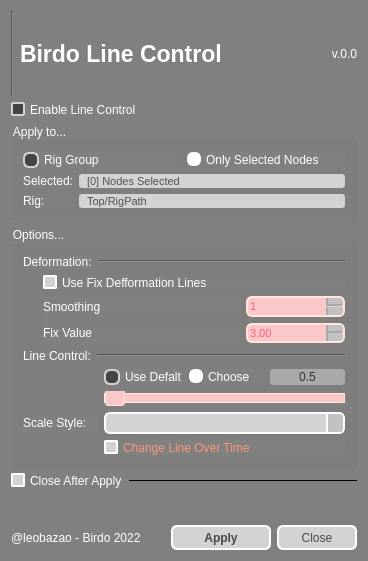
<?xml version="1.0" encoding="UTF-8"?>
<ui version="4.0">
 <class>Form</class>
 <widget class="QWidget" name="Form">
  <property name="geometry">
   <rect>
    <x>0</x>
    <y>0</y>
    <width>368</width>
    <height>561</height>
   </rect>
  </property>
  <property name="windowTitle">
   <string>Birdo Line Control</string>
  </property>
  <property name="styleSheet">
   <string notr="true">QWidget{	
	background-color: gray;
}

QLabel{
	color: white;
}

QLabel:disabled {
	color: lightgray;
}

QGroupBox {
	color: white;
}

QGroupBox:disabled {
	color: lightgray;
}

QRadioButton {
	color: white;
    spacing: 5px;
}

QRadioButton::indicator::unchecked{ 
	border: 2px solid white;
	border-radius: 6px;
	background-color: white;
	width: 10px;
	height: 10px;
}

QRadioButton::indicator::checked{
	border: 2px solid lightgray;
	border-radius: 6px;
	background-color: rgb(68, 68, 68);
	width: 12px;
	height: 12px;
}

QRadioButton:disabled{
	color: rgb(250, 150, 120);
}

QRadioButton::indicator:disabled{
	background-color: rgb(214, 214, 214);
}

QSpinBox {
	color: black;
    border: 2px solid white;
	border-radius: 6px;
	background-color: lightgray;
}

QSpinBox::up-button {
    width: 15px;
	background-color: rgb(194, 194, 194);
    border-left: 2px solid darkgray;
	border-bottom: 2px solid darkgray;
    border-top-right-radius: 3px; /* same radius as the QSpinBox */
    border-bottom-right-radius: 3px;
}

QSpinBox::down-button {
    width: 15px;
	background-color: rgb(194, 194, 194);
    border-left: 2px solid darkgray;
	border-up: 2px solid darkgray;
    border-top-right-radius: 3px; /* same radius as the QSpinBox */
    border-bottom-right-radius: 3px;
}

QSpinBox:hover{
    border: 2px solid #05B8CC;
    color: white;
}

QSpinBox:disabled{
	color: rgb(250, 90, 120);
	background-color: rgb(250, 200, 200);
	border-color: rgb(255, 230, 220);
}

QCheckBox {
	color: white;
    spacing: 5px;
}

QCheckBox::indicator:unchecked {
    border: 2px solid white;
	border-radius: 2px;
	background-color: lightgray;
}

QCheckBox::indicator:checked {
    border: 2px solid lightgray;
	border-radius: 1px;
	background-color: rgb(68, 68, 68);
}

QCheckBox:disabled{
	color: rgb(250, 150, 120);
}

QCheckBox::indicator:checked:disabled {
    color: rgb(250, 90, 120);
	background-color: rgb(250, 200, 200);
	border-color: rgb(255, 230, 220);
}

QDoubleSpinBox {
	color: black;
    border: 2px solid white;
	border-radius: 6px;
	background-color: lightgray;
}

QDoubleSpinBox::up-button {
    width: 15px;
	background-color: rgb(194, 194, 194);
    border-left: 2px solid darkgray;
	border-bottom: 2px solid darkgray;
    border-top-right-radius: 3px; /* same radius as the QSpinBox */
    border-bottom-right-radius: 3px;
}

QDoubleSpinBox::down-button {
    width: 15px;
	background-color: rgb(194, 194, 194);
    border-left: 2px solid darkgray;
	border-up: 2px solid darkgray;
    border-top-right-radius: 3px; /* same radius as the QSpinBox */
    border-bottom-right-radius: 3px;
}

QDoubleSpinBox:hover{
    border: 2px solid #05B8CC;
    color: white;
}

QDoubleSpinBox:disabled{
	color: rgb(250, 90, 120);
	background-color: rgb(250, 200, 200);
	border-color: rgb(255, 230, 220);
}

QComboBox {
	color: black;
    border: 2px solid white;
    border-radius: 6px;
    padding: 1px 18px 1px 3px;
    min-width: 6em;
}

QComboBox::down-arrow {
      image: null;
}

QComboBox:editable{
	background: rgb(212, 210, 229);
}

QComboBox:!editable, QComboBox::drop-down:editable {
     background: lightgray;
}

QComboBox:on { /* shift the text when the popup opens */
    padding-top: 3px;
    padding-left: 4px;
}

QComboBox::drop-down {
    width: 15px;
	background-color: rgb(194, 194, 194);
    border-left-width: 2px;
    border-left-color: white;
    border-left-style: solid; /* just a single line */
    border-top-right-radius: 3px; /* same radius as the QComboBox */
    border-bottom-right-radius: 3px;
}

QComboBox:hover{
    border: 2px solid #05B8CC;
    color: gray;
}

QComboBox QAbstractItemView{
    border: 2px solid white;
	border-radius: 10px;
    color: gray;
	background-color: lightgray;
    selection-background-color: #05B8CC;
	selection-color: white;
	selection-item-border-radius: 2px;
	padding: 3px 3px ;
}

QComboBox:disabled{
	color: rgb(250, 90, 120);
	background-color: rgb(250, 200, 200);
	border-color: gray;
}

QScrollArea{
	border-radius: 5px;
	border: none;
}

QScrollBar::handle {
	border-radius: 10px;
 	border: none;
	background-color: #05B8CC;
	width: 5px;
}

QScrollBar::add-page{ 
	border: none;
    background-color: transparent;
}

QScrollBar::sub-page {
    background-color: transparent;
	border: none;
}

QScrollBar::add-line {
    border: none;
    background-color: transparent;
}

QScrollBar::sub-line {
    border: none;
    background-color: transparent;
}

QScrollBar:arrow{
	border: none;
	background: transparent;
	color: none;
	image: none;
}
</string>
  </property>
  <layout class="QVBoxLayout" name="verticalLayout_3">
   <item>
    <layout class="QHBoxLayout" name="horizontalLayout_3">
     <item>
      <widget class="Line" name="line">
       <property name="orientation">
        <enum>Qt::Vertical</enum>
       </property>
      </widget>
     </item>
     <item>
      <widget class="QLabel" name="label">
       <property name="font">
        <font>
         <pointsize>17</pointsize>
         <weight>75</weight>
         <bold>true</bold>
        </font>
       </property>
       <property name="toolTip">
        <string>&lt;html&gt;&lt;head/&gt;&lt;body&gt;&lt;p&gt;Controla as linhas da selecao. Escolha RIG ou SELECTED NODE para afetar o rig inteiro do node selecionado, ou somente ele.&lt;/p&gt;&lt;p&gt;OBS: Somente sera possivel ver as mudancas nos valores aqui escolhidos no RenderView mode.&lt;/p&gt;&lt;/body&gt;&lt;/html&gt;</string>
       </property>
       <property name="text">
        <string>Birdo Line Control</string>
       </property>
      </widget>
     </item>
     <item>
      <widget class="QLabel" name="label_version">
       <property name="text">
        <string>v.0.0</string>
       </property>
       <property name="alignment">
        <set>Qt::AlignRight|Qt::AlignTrailing|Qt::AlignVCenter</set>
       </property>
      </widget>
     </item>
    </layout>
   </item>
   <item>
    <widget class="QCheckBox" name="checEnable">
     <property name="toolTip">
      <string>&lt;html&gt;&lt;head/&gt;&lt;body&gt;&lt;p&gt;Ativa e desativa o controle de linha. Se esta opcao for DESATIVADA, os nodes selecionados NAO iram controlar a linha, e usaram as espessuras de linha de origem de cada desenho.&lt;/p&gt;&lt;/body&gt;&lt;/html&gt;</string>
     </property>
     <property name="text">
      <string>Enable Line Control</string>
     </property>
     <property name="checked">
      <bool>true</bool>
     </property>
    </widget>
   </item>
   <item>
    <widget class="QGroupBox" name="gb_node">
     <property name="title">
      <string>Apply to...</string>
     </property>
     <layout class="QGridLayout" name="gridLayout_4">
      <item row="1" column="0" colspan="2">
       <layout class="QGridLayout" name="gridLayout_2" columnstretch="0,2,0">
        <item row="1" column="0">
         <widget class="QLabel" name="label_2">
          <property name="text">
           <string>Rig:</string>
          </property>
         </widget>
        </item>
        <item row="1" column="1" colspan="2">
         <widget class="QLabel" name="labelRigGroup">
          <property name="font">
           <font>
            <pointsize>8</pointsize>
           </font>
          </property>
          <property name="toolTip">
           <string>Caminho do node de destino</string>
          </property>
          <property name="styleSheet">
           <string notr="true">QLabel {
	color: rgb(80, 80, 80);
	background-color: lightgray;
	padding-left: 5px;
	border-radius: 3px;
	border: null;
}

QLabel::hover {
	border: 2px solid #05B8CC;
    color: white;
}</string>
          </property>
          <property name="frameShape">
           <enum>QFrame::NoFrame</enum>
          </property>
          <property name="frameShadow">
           <enum>QFrame::Raised</enum>
          </property>
          <property name="text">
           <string>Top/RigPath</string>
          </property>
         </widget>
        </item>
        <item row="0" column="0">
         <widget class="QLabel" name="label_9">
          <property name="text">
           <string>Selected:</string>
          </property>
         </widget>
        </item>
        <item row="0" column="1" colspan="2">
         <widget class="QLabel" name="labelSelection">
          <property name="font">
           <font>
            <pointsize>8</pointsize>
           </font>
          </property>
          <property name="toolTip">
           <string>Caminho do node de destino</string>
          </property>
          <property name="styleSheet">
           <string notr="true">QLabel {
	color: rgb(80, 80, 80);
	background-color: lightgray;
	padding-left: 5px;
	border-radius: 3px;
	border: null;
}

QLabel::hover {
	border: 2px solid #05B8CC;
    color: white;
}</string>
          </property>
          <property name="frameShape">
           <enum>QFrame::NoFrame</enum>
          </property>
          <property name="frameShadow">
           <enum>QFrame::Raised</enum>
          </property>
          <property name="text">
           <string>[0] Nodes Selected</string>
          </property>
         </widget>
        </item>
       </layout>
      </item>
      <item row="0" column="0">
       <widget class="QRadioButton" name="radioRig">
        <property name="toolTip">
         <string>&lt;html&gt;&lt;head/&gt;&lt;body&gt;&lt;p&gt;Se a selecao de nodes estiver dentro de um grupo, ele reconhece todos nodes de drawings desse grupo (Rig)&lt;/p&gt;&lt;/body&gt;&lt;/html&gt;</string>
        </property>
        <property name="text">
         <string>Rig Group</string>
        </property>
        <property name="checked">
         <bool>true</bool>
        </property>
       </widget>
      </item>
      <item row="0" column="1">
       <widget class="QRadioButton" name="radioSelection">
        <property name="enabled">
         <bool>true</bool>
        </property>
        <property name="toolTip">
         <string>&lt;html&gt;&lt;head/&gt;&lt;body&gt;&lt;p&gt;Afeta somente os nodes selecionados e seus subnodes se houver grupos nessa selecao.&lt;/p&gt;&lt;/body&gt;&lt;/html&gt;</string>
        </property>
        <property name="text">
         <string>Only Selected Nodes</string>
        </property>
       </widget>
      </item>
     </layout>
    </widget>
   </item>
   <item>
    <widget class="QGroupBox" name="gb_options">
     <property name="enabled">
      <bool>true</bool>
     </property>
     <property name="title">
      <string>Options...</string>
     </property>
     <layout class="QVBoxLayout" name="verticalLayout_2">
      <item>
       <layout class="QHBoxLayout" name="horizontalLayout_5" stretch="0,1">
        <item>
         <widget class="QLabel" name="label_3">
          <property name="toolTip">
           <string>Opcoes para controle de linha dos nodes com deform</string>
          </property>
          <property name="text">
           <string>Deformation:</string>
          </property>
         </widget>
        </item>
        <item>
         <widget class="Line" name="line_2">
          <property name="orientation">
           <enum>Qt::Horizontal</enum>
          </property>
         </widget>
        </item>
       </layout>
      </item>
      <item>
       <layout class="QGridLayout" name="gridLayout_3" columnstretch="0,2,1">
        <item row="0" column="0" rowspan="3">
         <spacer name="verticalSpacer">
          <property name="orientation">
           <enum>Qt::Vertical</enum>
          </property>
          <property name="sizeHint" stdset="0">
           <size>
            <width>20</width>
            <height>68</height>
           </size>
          </property>
         </spacer>
        </item>
        <item row="0" column="1" colspan="2">
         <widget class="QCheckBox" name="checkDefLine">
          <property name="toolTip">
           <string>Usar a opcao de melhorar a qualidade de linha nos desenhos com defomation</string>
          </property>
          <property name="text">
           <string>Use Fix Defformation Lines</string>
          </property>
         </widget>
        </item>
        <item row="1" column="1">
         <widget class="QLabel" name="label_6">
          <property name="text">
           <string>Smoothing</string>
          </property>
         </widget>
        </item>
        <item row="1" column="2">
         <widget class="QSpinBox" name="spinSmooth">
          <property name="enabled">
           <bool>false</bool>
          </property>
          <property name="maximumSize">
           <size>
            <width>16777215</width>
            <height>25</height>
           </size>
          </property>
          <property name="font">
           <font>
            <pointsize>8</pointsize>
           </font>
          </property>
          <property name="toolTip">
           <string>Smooth value do controle de linha com deformation</string>
          </property>
          <property name="maximum">
           <number>10</number>
          </property>
          <property name="value">
           <number>1</number>
          </property>
         </widget>
        </item>
        <item row="2" column="1">
         <widget class="QLabel" name="label_7">
          <property name="text">
           <string>Fix Value</string>
          </property>
         </widget>
        </item>
        <item row="2" column="2">
         <widget class="QDoubleSpinBox" name="doubleSpinFix">
          <property name="enabled">
           <bool>false</bool>
          </property>
          <property name="maximumSize">
           <size>
            <width>16777215</width>
            <height>25</height>
           </size>
          </property>
          <property name="font">
           <font>
            <pointsize>8</pointsize>
           </font>
          </property>
          <property name="toolTip">
           <string>valor ca correcao das linhas com Deformation</string>
          </property>
          <property name="maximum">
           <double>100.000000000000000</double>
          </property>
          <property name="singleStep">
           <double>0.100000000000000</double>
          </property>
          <property name="value">
           <double>3.000000000000000</double>
          </property>
         </widget>
        </item>
       </layout>
      </item>
      <item>
       <layout class="QHBoxLayout" name="horizontalLayout_6" stretch="0,1">
        <item>
         <widget class="QLabel" name="label_8">
          <property name="text">
           <string>Line Control:</string>
          </property>
         </widget>
        </item>
        <item>
         <widget class="Line" name="line_3">
          <property name="orientation">
           <enum>Qt::Horizontal</enum>
          </property>
         </widget>
        </item>
       </layout>
      </item>
      <item>
       <layout class="QGridLayout" name="gridLayout" columnstretch="0,0,0,0">
        <item row="0" column="1">
         <widget class="QRadioButton" name="radioDefault">
          <property name="toolTip">
           <string>Usar valor calculado para cena</string>
          </property>
          <property name="text">
           <string>Use Defalt</string>
          </property>
          <property name="checked">
           <bool>true</bool>
          </property>
         </widget>
        </item>
        <item row="1" column="1" colspan="3">
         <widget class="QSlider" name="slidesLineValue">
          <property name="enabled">
           <bool>false</bool>
          </property>
          <property name="toolTip">
           <string>Value slider para escolher valor da linha</string>
          </property>
          <property name="styleSheet">
           <string notr="true">QSlider::groove:horizontal {
    border: 1px solid #999999;
    height: 8px; /* the groove expands to the size of the slider by default. by giving it a height, it has a fixed size */
    background: rgb(220, 220, 220);
}

QSlider::handle:horizontal {
    background: rgb(150, 160, 160);
    border: 1px solid #5c5c5c;
    width: 18px;
    margin: -4px 0; /* handle is placed by default on the contents rect of the groove. Expand outside the groove */
    border-radius: 3px;
}

QSlider::groove:disabled{
	color: rgb(250, 90, 120);
	background-color: rgb(250, 200, 200);
	border-color: rgb(255, 230, 220);
}

QSlider::handle:disabled{
	color: rgb(250, 90, 120);
	background-color: rgb(250, 200, 200);
	border-color: rgb(255, 230, 220);
}</string>
          </property>
          <property name="maximum">
           <number>99</number>
          </property>
          <property name="singleStep">
           <number>1</number>
          </property>
          <property name="pageStep">
           <number>10</number>
          </property>
          <property name="orientation">
           <enum>Qt::Horizontal</enum>
          </property>
          <property name="tickPosition">
           <enum>QSlider::NoTicks</enum>
          </property>
         </widget>
        </item>
        <item row="0" column="2">
         <widget class="QRadioButton" name="radioChoose">
          <property name="enabled">
           <bool>true</bool>
          </property>
          <property name="toolTip">
           <string>Escolher valor</string>
          </property>
          <property name="text">
           <string>Choose</string>
          </property>
         </widget>
        </item>
        <item row="0" column="0" rowspan="2">
         <spacer name="verticalSpacer_2">
          <property name="orientation">
           <enum>Qt::Vertical</enum>
          </property>
          <property name="sizeHint" stdset="0">
           <size>
            <width>17</width>
            <height>71</height>
           </size>
          </property>
         </spacer>
        </item>
        <item row="0" column="3">
         <widget class="QLabel" name="label_Value">
          <property name="minimumSize">
           <size>
            <width>50</width>
            <height>0</height>
           </size>
          </property>
          <property name="toolTip">
           <string>Line value to apply</string>
          </property>
          <property name="styleSheet">
           <string notr="true">QLabel {
	color: rgb(49, 49, 49);
	background-color: darkgray;
	border-radius: 3px;
	border: solid rgb(200,200,200) 2px;
}

QLabel:disabled {
	color: rgb(250, 149, 149);
	background-color: rgb(250, 200, 200);;

}</string>
          </property>
          <property name="text">
           <string>0.5</string>
          </property>
          <property name="alignment">
           <set>Qt::AlignCenter</set>
          </property>
         </widget>
        </item>
        <item row="2" column="1" colspan="3">
         <widget class="QComboBox" name="comboScale"/>
        </item>
        <item row="2" column="0">
         <widget class="QLabel" name="label_5">
          <property name="text">
           <string>Scale Style:</string>
          </property>
         </widget>
        </item>
        <item row="3" column="1" colspan="3">
         <widget class="QCheckBox" name="checkBAnimLine">
          <property name="enabled">
           <bool>false</bool>
          </property>
          <property name="toolTip">
           <string>&lt;html&gt;&lt;head/&gt;&lt;body&gt;&lt;p&gt;this option create keyframes over the timeline, adapting the line value based on the camera and rig scale values.&lt;/p&gt;&lt;/body&gt;&lt;/html&gt;</string>
          </property>
          <property name="text">
           <string>Change Line Over Time</string>
          </property>
         </widget>
        </item>
       </layout>
      </item>
     </layout>
    </widget>
   </item>
   <item>
    <layout class="QHBoxLayout" name="horizontalLayout_4" stretch="0,2">
     <item>
      <widget class="QCheckBox" name="checkPreview">
       <property name="text">
        <string>Close After Apply</string>
       </property>
      </widget>
     </item>
     <item>
      <widget class="Line" name="previewLine">
       <property name="toolTip">
        <string>preview de espessura da linha (meramente ilustrativo)</string>
       </property>
       <property name="frameShadow">
        <enum>QFrame::Plain</enum>
       </property>
       <property name="lineWidth">
        <number>1</number>
       </property>
       <property name="orientation">
        <enum>Qt::Horizontal</enum>
       </property>
      </widget>
     </item>
    </layout>
   </item>
   <item>
    <layout class="QVBoxLayout" name="verticalLayout">
     <item>
      <widget class="QProgressBar" name="progressBar">
       <property name="sizePolicy">
        <sizepolicy hsizetype="Preferred" vsizetype="Fixed">
         <horstretch>0</horstretch>
         <verstretch>0</verstretch>
        </sizepolicy>
       </property>
       <property name="minimumSize">
        <size>
         <width>0</width>
         <height>25</height>
        </size>
       </property>
       <property name="maximumSize">
        <size>
         <width>16777215</width>
         <height>25</height>
        </size>
       </property>
       <property name="styleSheet">
        <string notr="true">QProgressBar {
	color: white;
	padding: 2 2px;
	border: null;
}

QProgressBar::chunk {
	background-color: #05B8CC;
	border-radius: 3px;
}</string>
       </property>
       <property name="value">
        <number>0</number>
       </property>
       <property name="alignment">
        <set>Qt::AlignCenter</set>
       </property>
       <property name="format">
        <string/>
       </property>
      </widget>
     </item>
     <item>
      <layout class="QHBoxLayout" name="horizontalLayout">
       <item>
        <widget class="QLabel" name="label_4">
         <property name="text">
          <string>@leobazao - Birdo 2022</string>
         </property>
        </widget>
       </item>
       <item>
        <widget class="QPushButton" name="applyButton">
         <property name="sizePolicy">
          <sizepolicy hsizetype="Fixed" vsizetype="Fixed">
           <horstretch>0</horstretch>
           <verstretch>0</verstretch>
          </sizepolicy>
         </property>
         <property name="minimumSize">
          <size>
           <width>100</width>
           <height>25</height>
          </size>
         </property>
         <property name="font">
          <font>
           <weight>75</weight>
           <bold>true</bold>
          </font>
         </property>
         <property name="toolTip">
          <string>Apply values to selected nodes</string>
         </property>
         <property name="styleSheet">
          <string notr="true">QPushButton {
	color: rgb(72, 72, 72);
    border: 2px solid white;
    border-radius: 6px;
	background-color: lightgray;
}

QPushButton:pressed {
	color: white;
	border-color: white;
    background-color: #05B8CC;
}

QPushButton:flat {
    border: none; /* no border for a flat push button */
}

QPushButton:default {
    border-color: navy; /* make the default button prominent */
}

QPushButton:hover{
    border: 2px solid #05B8CC;
    color: black;
}

QPushButton::disabled {
	border-color: darkgray;
	color: gray;
}</string>
         </property>
         <property name="text">
          <string>Apply</string>
         </property>
        </widget>
       </item>
       <item>
        <widget class="QPushButton" name="cancelButton">
         <property name="sizePolicy">
          <sizepolicy hsizetype="Fixed" vsizetype="Fixed">
           <horstretch>0</horstretch>
           <verstretch>0</verstretch>
          </sizepolicy>
         </property>
         <property name="minimumSize">
          <size>
           <width>80</width>
           <height>25</height>
          </size>
         </property>
         <property name="toolTip">
          <string>Cancel</string>
         </property>
         <property name="styleSheet">
          <string notr="true">QPushButton {
	color: rgb(72, 72, 72);
    border: 2px solid white;
    border-radius: 6px;
	background-color: lightgray;
}

QPushButton:pressed {
	color: red;
    background-color: rgb(255, 196, 197);
}

QPushButton:flat {
    border: none; /* no border for a flat push button */
}

QPushButton:default {
    border-color: navy; /* make the default button prominent */
}

QPushButton:hover{
    border: 2px solid #05B8CC;
    color: black;
}</string>
         </property>
         <property name="text">
          <string>Close</string>
         </property>
        </widget>
       </item>
      </layout>
     </item>
    </layout>
   </item>
  </layout>
  <zorder>gb_options</zorder>
  <zorder>checEnable</zorder>
  <zorder>gb_node</zorder>
 </widget>
 <resources/>
 <connections/>
</ui>
